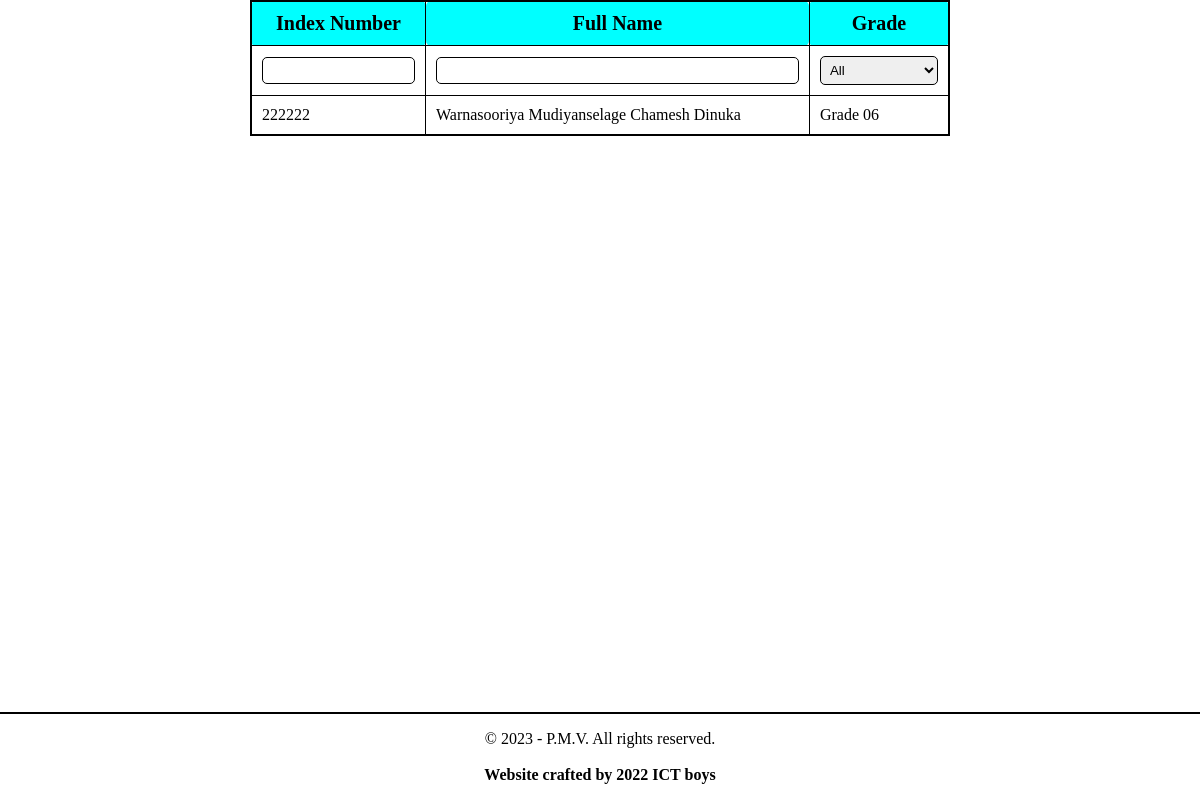
Before: /student/ with the older database file.
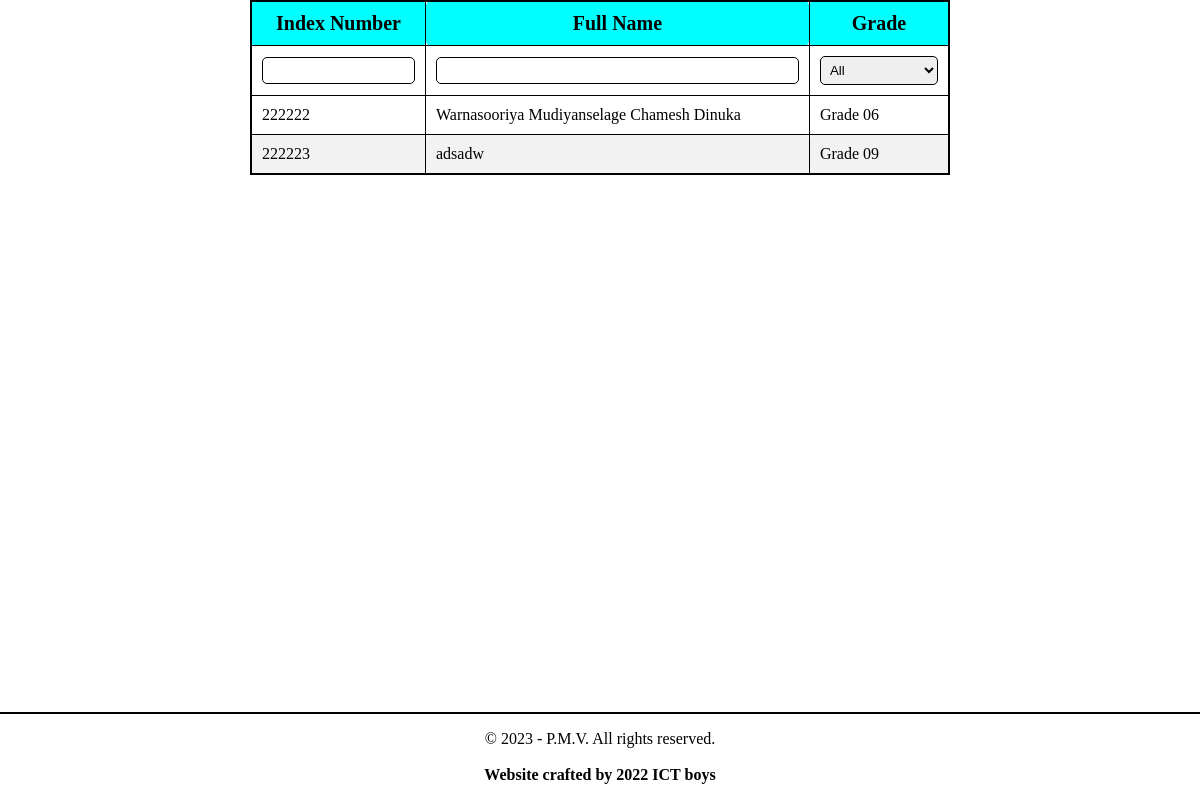
After: the same page with the newer database file.
### StudentInfoHandler/models.py (models this page shows, shortened)
class StudentInfo(models.Model):
    index_number = models.CharField(primary_key=True, unique=True, max_length=8)
    full_name = models.CharField(max_length=255)
    name_with_initials = models.CharField(max_length=255)
    date_of_birth = models.CharField(max_length=20)
    gender = models.CharField(max_length=1)
    enrolled_date = models.CharField(max_length=20)
    address = models.TextField()
    special_notes = models.TextField()
    class_info = models.ForeignKey(
        'EDUInfoHandler.ClassInfo', on_delete=models.CASCADE
        )
    RFID_key = models.TextField()

### StudentInfoHandler/views.py (the view)
# urls.py: path("", StudentListView.as_view(), name="StudentListView"),
class StudentListView(View):
    def get(self, request):
        log_file('Requested Student List')
        data = request.GET
        filter_kwargs = {}
        try:
            if data['class'] != 'all':
                filter_kwargs['class_info'] = ClassInfo.objects.get(id=data['class'])
        except:
            pass
        try:
            filter_kwargs['full_name__contains'] = data['name']
        except:
            pass
        try:
            filter_kwargs['index_number__contains'] = data['index_number']
        except:
            pass
        students_filtered = StudentInfo.objects.filter(**filter_kwargs)[:100]
        return_data = []
        for student in students_filtered:
            return_data.append({
                "index_number" : student.index_number,
                "student_name" : student.full_name,
                "class" : 'Grade ' + student.class_info.class_name
            })
        if data.get('data'):
            log_file(f'Returnng JSON of {return_data}')
            return JsonResponse(return_data, safe=False)
        log_file(f'Returnng rendered {return_data}')
        return render(request, template_name="all_students_admin.html", context={
            'students': return_data,
            'current_classes': ClassInfo.objects.all().order_by('class_name')
            })

### manage.py (called while the page is built)
def log_file(string):
    if settings.DEBUG:
        with open('log.txt', 'a') as f:
            f.write(f'[{datetime.now().strftime("%d/%m/%Y %H:%M:%S")}] {string} \n')

### StudentInfoHandler/templates/all_students_admin.html (shortened to what this page needs)
<!DOCTYPE html>
<html lang="en">
<head>
</head>
<body>
  <table class="my-table" border="1">
    <colgroup>
      <col span="1" style="width: 25%;">
      <col span="1" style="width: 55%;">
      <col span="1" style="width: 20%;">
    </colgroup>
    <thead>
      <tr>
        <td><b>Index Number</b></td>
        <td><b>Full Name</b></td>
        <td><b>Grade</b></td>
      </tr>
    </thead>
    <tr>
      <td><input type="number" name="integerInput"  id="index_number"></td>
      <td><input type="text" name="charInput" id="student_name"></td>
      <td>
        <select id="grade" onchange="changeGrade()">
          <option value="all">All</option>
        </select>
      </td>
    </tr>
    <tbody>
      {% for student in students %}
      <tr>
        <td>
          {{ student.index_number }}
        </td>
        <td>
          <a href="/student/{{ student.index_number }}">{{ student.student_name }}</a>
        </td>
        <td>
          {{ student.class }}
        </td>
      </tr>
      {% endfor %}
    </tbody>
  </table>
  <br>
  <footer>
    <p>&copy; 2023 - P.M.V. All rights reserved.<br><br><b>Website crafted by 2022 ICT boys</b></p>
  </footer>
</body>
</html>

### StudentInfoHandler/templates/all_students_admin.html (style rules this page uses)
body { margin: 0px; }
.my-table { border-collapse: collapse; width: 100%; max-width: 700px; margin: 0 auto; color: #000000; border: 2px solid black; }
table { margin: 10px; }
thead { background-color: aqua; text-align: center; font-size: 20px; }
.my-table td { padding: 10px; border: 1px solid #000000; border-radius: 5px; }
.my-table tr:nth-child(even) { background-color: #f2f2f2; }
.my-table input[type="number"], .my-table input[type="text"], .my-table select { padding: 5px; border-radius: 5px; border: 1px solid #000000; width: 100%; box-sizing: border-box; }
footer { position: absolute; bottom: 0px; margin-top: auto; background-color: #ffffff; width: 100%; text-align: center; border-top: 2px solid black; padding: 0px; }
a { text-decoration: none; color: #000000; }

Changed rows visible on the page:
added StudentInfo: index_number "222223", student_name "adsadw"
Other visible differences:
new list line: "Grade 09"
